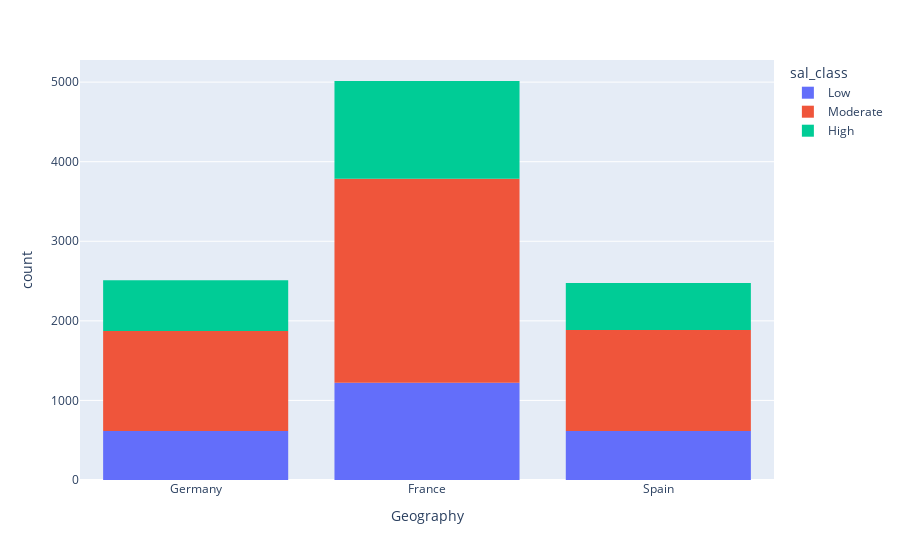

Source (notebook cell):
### Markdown cell above
1. Out of the total churned customers, 32% German and 16% French Customers have churned, and nearly 17% Spanish Customers have churned.<br>
So German customers don't seem to be satisfied with the services

### Code cell
px.histogram(data, x = data['Geography'], color = data['sal_class'] )

### Figure 1 — Plotly figure (JSON) as saved in the notebook; plotly's stock layout.template omitted (floating-point values rounded to 4 significant figures; data arrays with more than 128 entries replaced by an {"elided": "..."} marker saying what was removed)
{"data": [{"alignmentgroup": "True", "bingroup": "x", "hovertemplate": "sal_class=Low<br>Geography=%{x}<br>count=%{y}<extra></extra>", "legendgroup": "Low", "marker": {"color": "#636efa"}, "name": "Low", "offsetgroup": "Low", "orientation": "v", "showlegend": true, "type": "histogram", "x": {"elided": "2453 str values"}, "xaxis": "x", "yaxis": "y"}, {"alignmentgroup": "True", "bingroup": "x", "hovertemplate": "sal_class=Moderate<br>Geography=%{x}<br>count=%{y}<extra></extra>", "legendgroup": "Moderate", "marker": {"color": "#EF553B"}, "name": "Moderate", "offsetgroup": "Moderate", "orientation": "v", "showlegend": true, "type": "histogram", "x": {"elided": "5092 str values"}, "xaxis": "x", "yaxis": "y"}, {"alignmentgroup": "True", "bingroup": "x", "hovertemplate": "sal_class=High<br>Geography=%{x}<br>count=%{y}<extra></extra>", "legendgroup": "High", "marker": {"color": "#00cc96"}, "name": "High", "offsetgroup": "High", "orientation": "v", "showlegend": true, "type": "histogram", "x": {"elided": "2455 str values"}, "xaxis": "x", "yaxis": "y"}], "layout": {"barmode": "relative", "legend": {"title": {"text": "sal_class"}, "tracegroupgap": 0}, "margin": {"t": 60}, "xaxis": {"anchor": "y", "domain": [0, 1], "title": {"text": "Geography"}}, "yaxis": {"anchor": "x", "domain": [0, 1], "title": {"text": "count"}}}}
